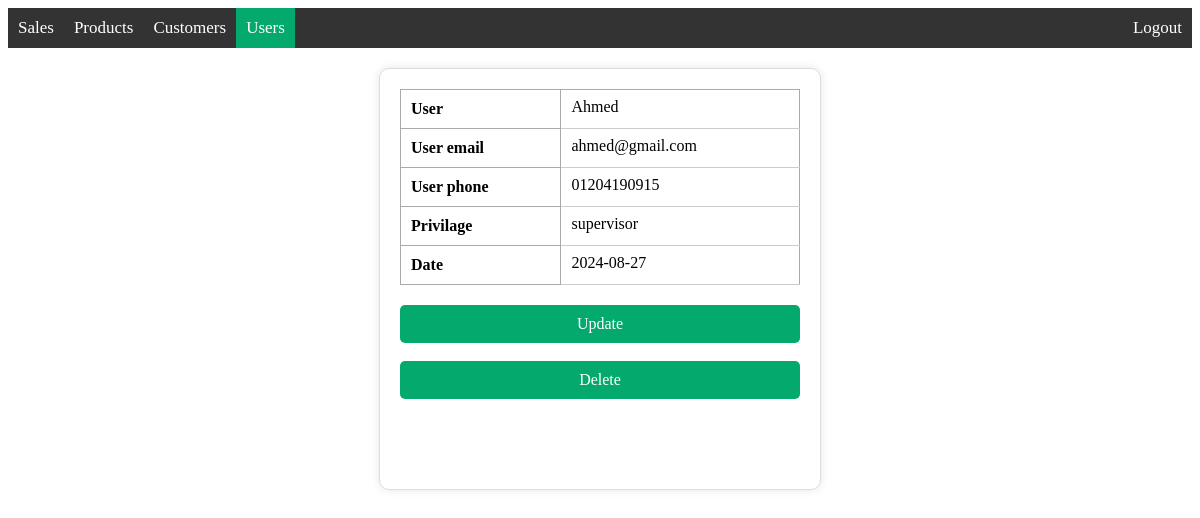
/info_user/3 (signed in), run on an earlier commit of the app's database.
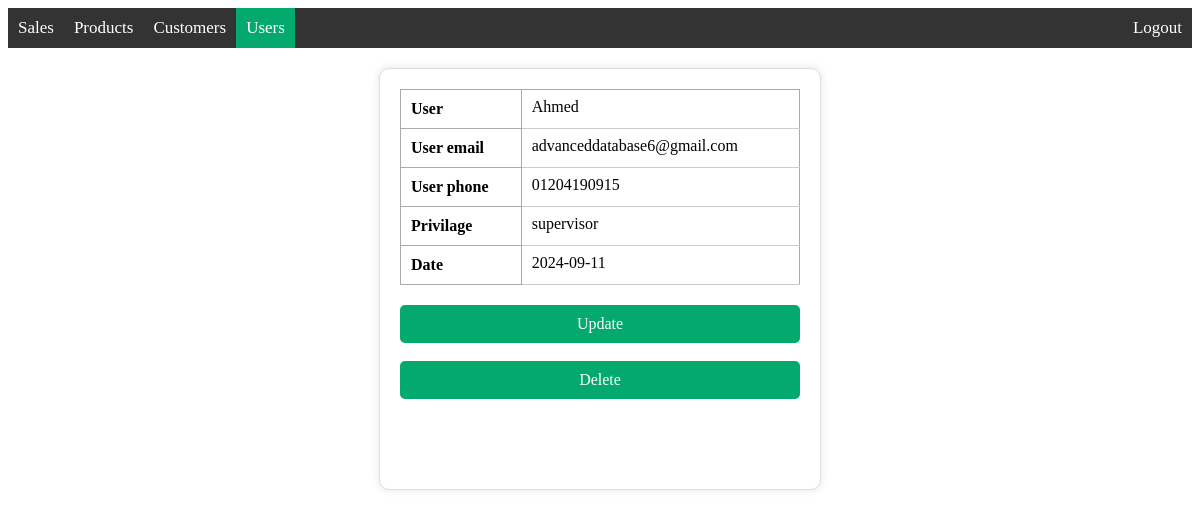
And on a later commit of the database.
### models/user.py (models this page shows)
class User(db.Model, UserMixin):
    __tablename__ = 'user'
    id = db.Column(db.Integer, primary_key=True)
    user_name = db.Column(db.String(200), nullable=False)
    user_email = db.Column(db.String(200), nullable=False)
    user_phone = db.Column(db.String(15))
    password = db.Column(db.String(128), nullable=False)
    active = db.Column(db.Boolean(), default=True)
    roles = db.relationship('Role', secondary='user_roles', backref='roled')
    date = db.Column(db.DateTime, default=datetime.now(pytz.UTC))
    fs_uniquifier = db.Column(db.String(90), nullable=False, unique=True,
                              default=generate_unique_value)

### app.py (the view)
@app.route('/info_user/<int:id>', methods=['GET'])
@roles_accepted('admin', 'supervisor')
def info_user(id):
    user = User.query.get_or_404(id)
    return render_template('info_user.html', user=user)

### templates/info_user.html (shortened to what this page needs)
{% extends 'base.html' %}
{% block body %}
<div class="content">
    {% block navbar %}
    <div class='topnav'>
        <a href='/view_sale'>Sales</a>
        <a href='/view_product'>Products</a>
        <a href='/view_customer'>Customers</a>
        {% if current_user.has_role('admin') or current_user.has_role('supervisor')%}
        <a class='active' href='/view_user'>Users</a>
        {% endif %}
        <a class='logout' href='/logout'>Logout</a>
    </div>
    {% endblock %}
    <div class="info">
        <div class="table_box">
            <table>
                <tr>
                    <th>User</th>
                    <td>{{ user.user_name }}</td>
                </tr>
                <tr>
                    <th>User email</th>
                    <td>{{ user.user_email }}</td>
                </tr>
                <tr>
                    <th>User phone</th>
                    <td>{{ user.user_phone }}</td>
                </tr>
                <tr>
                    <th>Privilage</th>
                    <td>{{ user.roles[0].name }}</td>
                </tr>
                <tr>
                    <th>Date</th>
                    <td>{{ user.date.date() }}</td>
                </tr>
            </table>
        </div>
        <div class="edit">
            {% if current_user.has_role('admin') or current_user.has_role('editor')%}
            <a href="/update_user/{{user.id}}" id="update">Update</a>
            <br/>
            <a href="{{ url_for('delete_user', id=user.id) }}" onclick="return confirm('are you sure you want delete this record?!')" id="delete">Delete</a>
            {% endif %}
        </div>
    </div>
</div>
{% endblock %}

What changed in the data, as far as the page shows it:
changed User "Ahmed": user_email "ahmed@gmail.com" → "advanceddatabase6@gmail.com"; date "2024-08-27" → "2024-09-11"
